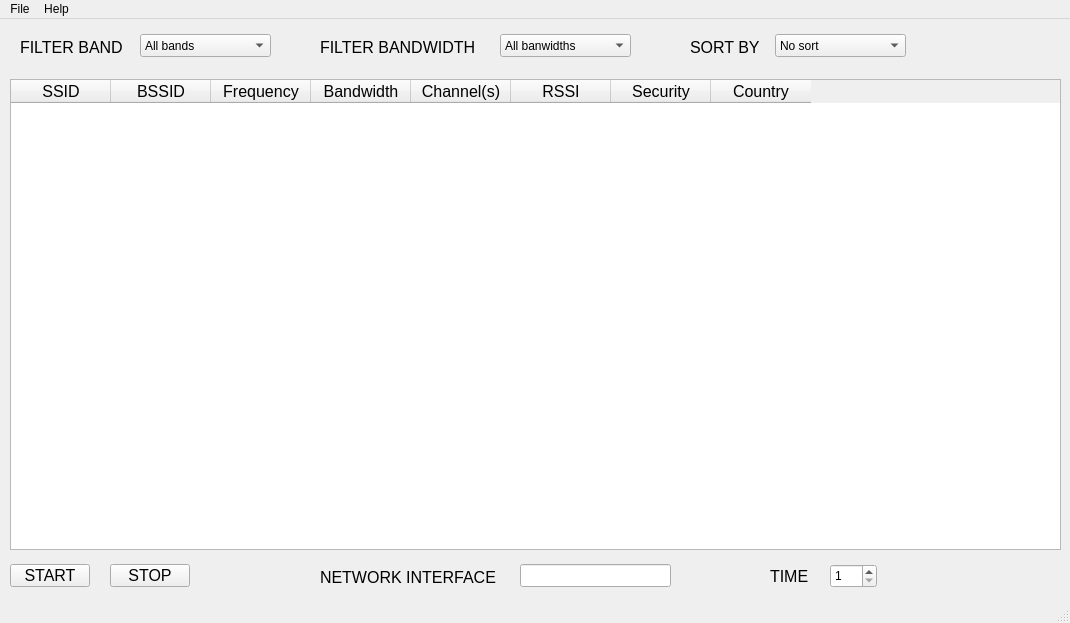
<?xml version="1.0" encoding="UTF-8"?>
<ui version="4.0">
 <class>MainWindow</class>
 <widget class="QMainWindow" name="MainWindow">
  <property name="geometry">
   <rect>
    <x>0</x>
    <y>0</y>
    <width>1070</width>
    <height>623</height>
   </rect>
  </property>
  <property name="minimumSize">
   <size>
    <width>1070</width>
    <height>623</height>
   </size>
  </property>
  <property name="maximumSize">
   <size>
    <width>1070</width>
    <height>623</height>
   </size>
  </property>
  <property name="windowTitle">
   <string>XDP WIRELESS SCANNER</string>
  </property>
  <widget class="QWidget" name="centralwidget">
   <widget class="QLabel" name="label">
    <property name="geometry">
     <rect>
      <x>20</x>
      <y>20</y>
      <width>111</width>
      <height>16</height>
     </rect>
    </property>
    <property name="font">
     <font>
      <pointsize>12</pointsize>
     </font>
    </property>
    <property name="text">
     <string>FILTER BAND</string>
    </property>
   </widget>
   <widget class="QComboBox" name="filter_band">
    <property name="geometry">
     <rect>
      <x>140</x>
      <y>15</y>
      <width>131</width>
      <height>23</height>
     </rect>
    </property>
    <item>
     <property name="text">
      <string>All bands</string>
     </property>
    </item>
    <item>
     <property name="text">
      <string>2.4 GHz</string>
     </property>
    </item>
    <item>
     <property name="text">
      <string>5 GHz</string>
     </property>
    </item>
   </widget>
   <widget class="QLabel" name="label_2">
    <property name="geometry">
     <rect>
      <x>320</x>
      <y>20</y>
      <width>161</width>
      <height>16</height>
     </rect>
    </property>
    <property name="font">
     <font>
      <pointsize>12</pointsize>
     </font>
    </property>
    <property name="text">
     <string>FILTER BANDWIDTH</string>
    </property>
   </widget>
   <widget class="QComboBox" name="filter_bandwidth">
    <property name="geometry">
     <rect>
      <x>500</x>
      <y>15</y>
      <width>131</width>
      <height>23</height>
     </rect>
    </property>
    <item>
     <property name="text">
      <string>All banwidths</string>
     </property>
    </item>
    <item>
     <property name="text">
      <string>20 MHz</string>
     </property>
    </item>
    <item>
     <property name="text">
      <string>40 MHz</string>
     </property>
    </item>
    <item>
     <property name="text">
      <string>80 Mhz</string>
     </property>
    </item>
    <item>
     <property name="text">
      <string>160 MHz</string>
     </property>
    </item>
    <item>
     <property name="text">
      <string>80+80 MHz</string>
     </property>
    </item>
   </widget>
   <widget class="QLabel" name="label_3">
    <property name="geometry">
     <rect>
      <x>320</x>
      <y>550</y>
      <width>181</width>
      <height>16</height>
     </rect>
    </property>
    <property name="font">
     <font>
      <pointsize>12</pointsize>
     </font>
    </property>
    <property name="text">
     <string>NETWORK INTERFACE</string>
    </property>
   </widget>
   <widget class="QLineEdit" name="input_intf">
    <property name="geometry">
     <rect>
      <x>520</x>
      <y>545</y>
      <width>151</width>
      <height>23</height>
     </rect>
    </property>
   </widget>
   <widget class="QPushButton" name="btn_start">
    <property name="geometry">
     <rect>
      <x>10</x>
      <y>545</y>
      <width>80</width>
      <height>23</height>
     </rect>
    </property>
    <property name="font">
     <font>
      <pointsize>12</pointsize>
     </font>
    </property>
    <property name="text">
     <string>START</string>
    </property>
   </widget>
   <widget class="QPushButton" name="btn_stop">
    <property name="geometry">
     <rect>
      <x>110</x>
      <y>545</y>
      <width>80</width>
      <height>23</height>
     </rect>
    </property>
    <property name="font">
     <font>
      <pointsize>12</pointsize>
     </font>
    </property>
    <property name="text">
     <string>STOP</string>
    </property>
   </widget>
   <widget class="QTableWidget" name="table">
    <property name="geometry">
     <rect>
      <x>10</x>
      <y>60</y>
      <width>1051</width>
      <height>471</height>
     </rect>
    </property>
    <attribute name="horizontalHeaderVisible">
     <bool>true</bool>
    </attribute>
    <attribute name="verticalHeaderVisible">
     <bool>false</bool>
    </attribute>
    <column>
     <property name="text">
      <string>SSID</string>
     </property>
     <property name="font">
      <font>
       <pointsize>12</pointsize>
      </font>
     </property>
    </column>
    <column>
     <property name="text">
      <string>BSSID</string>
     </property>
     <property name="font">
      <font>
       <pointsize>12</pointsize>
      </font>
     </property>
    </column>
    <column>
     <property name="text">
      <string>Frequency</string>
     </property>
     <property name="font">
      <font>
       <pointsize>12</pointsize>
      </font>
     </property>
     <property name="textAlignment">
      <set>AlignCenter</set>
     </property>
    </column>
    <column>
     <property name="text">
      <string>Bandwidth</string>
     </property>
     <property name="font">
      <font>
       <pointsize>12</pointsize>
      </font>
     </property>
     <property name="textAlignment">
      <set>AlignCenter</set>
     </property>
    </column>
    <column>
     <property name="text">
      <string>Channel(s)</string>
     </property>
     <property name="font">
      <font>
       <pointsize>12</pointsize>
      </font>
     </property>
     <property name="textAlignment">
      <set>AlignCenter</set>
     </property>
    </column>
    <column>
     <property name="text">
      <string>RSSI</string>
     </property>
     <property name="font">
      <font>
       <pointsize>12</pointsize>
      </font>
     </property>
     <property name="textAlignment">
      <set>AlignCenter</set>
     </property>
    </column>
    <column>
     <property name="text">
      <string>Security</string>
     </property>
     <property name="font">
      <font>
       <pointsize>12</pointsize>
      </font>
     </property>
     <property name="textAlignment">
      <set>AlignCenter</set>
     </property>
    </column>
    <column>
     <property name="text">
      <string>Country</string>
     </property>
     <property name="font">
      <font>
       <pointsize>12</pointsize>
      </font>
     </property>
     <property name="textAlignment">
      <set>AlignCenter</set>
     </property>
    </column>
   </widget>
   <widget class="QLabel" name="label_4">
    <property name="geometry">
     <rect>
      <x>690</x>
      <y>20</y>
      <width>81</width>
      <height>16</height>
     </rect>
    </property>
    <property name="font">
     <font>
      <pointsize>12</pointsize>
     </font>
    </property>
    <property name="text">
     <string>SORT BY</string>
    </property>
   </widget>
   <widget class="QComboBox" name="comboBox">
    <property name="geometry">
     <rect>
      <x>775</x>
      <y>15</y>
      <width>131</width>
      <height>23</height>
     </rect>
    </property>
    <item>
     <property name="text">
      <string>No sort</string>
     </property>
    </item>
    <item>
     <property name="text">
      <string>SSID</string>
     </property>
    </item>
    <item>
     <property name="text">
      <string>BSSID</string>
     </property>
    </item>
    <item>
     <property name="text">
      <string>Frequency</string>
     </property>
    </item>
    <item>
     <property name="text">
      <string>Bandwidth</string>
     </property>
    </item>
    <item>
     <property name="text">
      <string>Channel(s)</string>
     </property>
    </item>
    <item>
     <property name="text">
      <string>RSSI</string>
     </property>
    </item>
    <item>
     <property name="text">
      <string>Security</string>
     </property>
    </item>
    <item>
     <property name="text">
      <string>Country</string>
     </property>
    </item>
   </widget>
   <widget class="QSpinBox" name="period">
    <property name="geometry">
     <rect>
      <x>830</x>
      <y>545</y>
      <width>47</width>
      <height>24</height>
     </rect>
    </property>
    <property name="minimum">
     <number>1</number>
    </property>
    <property name="maximum">
     <number>30</number>
    </property>
   </widget>
   <widget class="QLabel" name="label_5">
    <property name="geometry">
     <rect>
      <x>770</x>
      <y>550</y>
      <width>59</width>
      <height>15</height>
     </rect>
    </property>
    <property name="font">
     <font>
      <pointsize>12</pointsize>
     </font>
    </property>
    <property name="text">
     <string>TIME</string>
    </property>
   </widget>
  </widget>
  <widget class="QMenuBar" name="menubar">
   <property name="geometry">
    <rect>
     <x>0</x>
     <y>0</y>
     <width>1070</width>
     <height>20</height>
    </rect>
   </property>
   <widget class="QMenu" name="menuFile">
    <property name="font">
     <font>
      <pointsize>12</pointsize>
     </font>
    </property>
    <property name="title">
     <string>File</string>
    </property>
    <addaction name="actionStart_scan"/>
    <addaction name="actionStop_scan"/>
    <addaction name="actionSave_as"/>
   </widget>
   <widget class="QMenu" name="menuHelp">
    <property name="font">
     <font>
      <pointsize>12</pointsize>
     </font>
    </property>
    <property name="title">
     <string>Help</string>
    </property>
    <addaction name="actionAbout"/>
    <addaction name="actionUser_guide"/>
   </widget>
   <addaction name="menuFile"/>
   <addaction name="menuHelp"/>
  </widget>
  <widget class="QStatusBar" name="statusbar"/>
  <action name="actionStart_scan">
   <property name="text">
    <string>Start scan</string>
   </property>
   <property name="font">
    <font>
     <pointsize>12</pointsize>
    </font>
   </property>
  </action>
  <action name="actionStop_scan">
   <property name="text">
    <string>Stop scan</string>
   </property>
   <property name="font">
    <font>
     <pointsize>12</pointsize>
    </font>
   </property>
  </action>
  <action name="actionSave_as">
   <property name="text">
    <string>Save results as...</string>
   </property>
   <property name="font">
    <font>
     <pointsize>12</pointsize>
    </font>
   </property>
  </action>
  <action name="actionUser_guide">
   <property name="text">
    <string>User guide</string>
   </property>
   <property name="font">
    <font>
     <pointsize>12</pointsize>
    </font>
   </property>
  </action>
  <action name="actionAbout">
   <property name="text">
    <string>About</string>
   </property>
   <property name="font">
    <font>
     <pointsize>12</pointsize>
    </font>
   </property>
  </action>
 </widget>
 <resources/>
 <connections/>
</ui>
